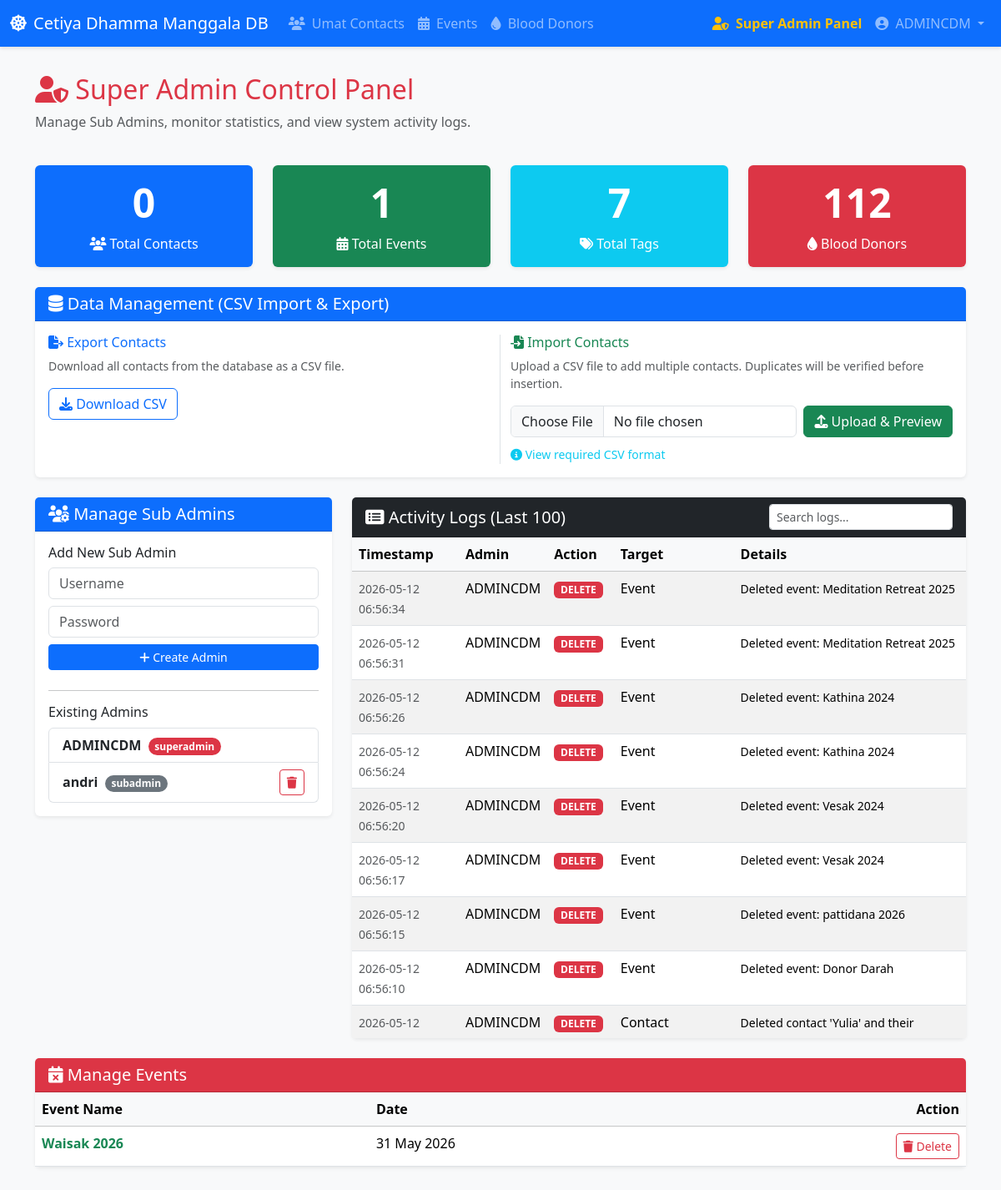
The app's page /superadmin (signed in) with its own data.
### models.py (models this page shows)
class Admin(Base):
    __tablename__ = 'admins'
    id = Column(Integer, primary_key=True, index=True)
    username = Column(String, unique=True, index=True)
    password = Column(String)
    role = Column(String, default="subadmin") # "superadmin" or "subadmin"
    activities = relationship("ActivityLog", back_populates="admin")

class ActivityLog(Base):
    __tablename__ = 'activity_logs'
    id = Column(Integer, primary_key=True, index=True)
    timestamp = Column(DateTime, default=datetime.datetime.utcnow)
    admin_id = Column(Integer, ForeignKey('admins.id'))
    action = Column(String) # e.g. "CREATE", "UPDATE", "DELETE"
    target = Column(String) # e.g. "Contact", "Event", "Admin"
    details = Column(String) # Additional context
    admin = relationship("Admin", back_populates="activities")

class Event(Base):
    __tablename__ = 'events'
    id = Column(Integer, primary_key=True, index=True)
    name = Column(String, index=True)
    date = Column(Date)
    attendances = relationship("EventAttendance", back_populates="event")

### main.py (the view)
@app.get("/superadmin", response_class=HTMLResponse)
def read_superadmin(request: Request, db: Session = Depends(get_db), admin: models.Admin = Depends(require_admin)):
    if admin.role != "superadmin":
        return RedirectResponse(url="/", status_code=303)
    admins = db.query(models.Admin).all()
    logs = db.query(models.ActivityLog).order_by(models.ActivityLog.timestamp.desc()).limit(100).all()
    events = db.query(models.Event).order_by(models.Event.date.desc()).all()
    stats = {
        "total_contacts": db.query(models.Contact).count(),
        "total_events": db.query(models.Event).count(),
        "total_tags": db.query(models.Tag).count(),
        "total_donors": db.query(models.BloodDonor).count()
    }
    return templates.TemplateResponse(request=request, name="superadmin.html", context={"admins": admins, "logs": logs, "stats": stats, "events": events, "admin": admin})

### templates/superadmin.html (shortened to what this page needs)
{% extends "base.html" %}
{% block content %}
<div class="row mb-4">
    <div class="col-md-12">
        <h2 class="text-danger"><i class="fas fa-user-shield"></i> Super Admin Control Panel</h2>
        <p class="text-muted">Manage Sub Admins, monitor statistics, and view system activity logs.</p>
    </div>
</div>
<div class="row mb-4">
    <div class="col-md-3">
        <div class="card shadow-sm bg-primary text-white text-center">
            <div class="card-body">
                <h1 class="display-5 fw-bold">{{ stats.total_contacts }}</h1>
                <p class="mb-0"><i class="fas fa-users"></i> Total Contacts</p>
            </div>
        </div>
    </div>
    <div class="col-md-3">
        <div class="card shadow-sm bg-success text-white text-center">
            <div class="card-body">
                <h1 class="display-5 fw-bold">{{ stats.total_events }}</h1>
                <p class="mb-0"><i class="fas fa-calendar-alt"></i> Total Events</p>
            </div>
        </div>
    </div>
    <div class="col-md-3">
        <div class="card shadow-sm bg-info text-white text-center">
            <div class="card-body">
                <h1 class="display-5 fw-bold">{{ stats.total_tags }}</h1>
                <p class="mb-0"><i class="fas fa-tags"></i> Total Tags</p>
            </div>
        </div>
    </div>
    <div class="col-md-3">
        <div class="card shadow-sm bg-danger text-white text-center">
            <div class="card-body">
                <h1 class="display-5 fw-bold">{{ stats.total_donors }}</h1>
                <p class="mb-0"><i class="fas fa-tint"></i> Blood Donors</p>
            </div>
        </div>
    </div>
</div>
<div class="row mb-4">
    <div class="col-md-12">
        <div class="card shadow-sm border-primary">
            <div class="card-header bg-primary text-white">
                <h5 class="mb-0"><i class="fas fa-database"></i> Data Management (CSV Import & Export)</h5>
            </div>
            <div class="card-body">
                <div class="row">
                    <div class="col-md-6 border-end">
                        <h6 class="text-primary"><i class="fas fa-file-export"></i> Export Contacts</h6>
                        <p class="text-muted small">Download all contacts from the database as a CSV file.</p>
                        <a href="/superadmin/export-contacts" class="btn btn-outline-primary">
                            <i class="fas fa-download"></i> Download CSV
                        </a>
                    </div>
                    <div class="col-md-6">
                        <h6 class="text-success"><i class="fas fa-file-import"></i> Import Contacts</h6>
                        <p class="text-muted small">Upload a CSV file to add multiple contacts. Duplicates will be verified before insertion.</p>
                        <form action="/superadmin/import-csv-preview" method="post" enctype="multipart/form-data" class="d-flex align-items-center">
                            <input type="file" name="csv_file" class="form-control me-2" accept=".csv" required>
                            <button type="submit" class="btn btn-success text-nowrap"><i class="fas fa-upload"></i> Upload & Preview</button>
                        </form>
                        <div class="mt-2">
                            <a class="text-decoration-none small text-info" data-bs-toggle="collapse" href="#csvFormatInfo" role="button" aria-expanded="false">
                                <i class="fas fa-info-circle"></i> View required CSV format
                            </a>
                        </div>
                    </div>
                </div>
            </div>
        </div>
    </div>
</div>
<div class="row">
    <div class="col-md-4">
        <div class="card shadow-sm mb-4 border-primary">
            <div class="card-header bg-primary text-white">
                <h5 class="mb-0"><i class="fas fa-users-cog"></i> Manage Sub Admins</h5>
            </div>
            <div class="card-body">
                <form action="/superadmin/add-admin" method="post" class="mb-4">
                    <h6>Add New Sub Admin</h6>
                    <div class="mb-2">
                        <input type="text" name="username" class="form-control" placeholder="Username" required>
                    </div>
                    <div class="mb-2">
                        <input type="text" name="password" class="form-control" placeholder="Password" required>
                    </div>
                    <button type="submit" class="btn btn-sm btn-primary w-100"><i class="fas fa-plus"></i> Create Admin</button>
                </form>
                <hr>
                <h6>Existing Admins</h6>
                <ul class="list-group">
                    {% for a in admins %}
                    <li class="list-group-item d-flex justify-content-between align-items-center">
                        <div>
                            <strong>{{ a.username }}</strong>
                            <span class="badge {% if a.role == 'superadmin' %}bg-danger{% else %}bg-secondary{% endif %} rounded-pill ms-1">{{ a.role }}</span>
                        </div>
                        {% if a.id != admin.id and a.role != 'superadmin' %}
                        <form action="/superadmin/delete-admin/{{ a.id }}" method="post" style="display:inline;">
                            <button type="submit" class="btn btn-sm btn-outline-danger" onclick="return confirm('Are you sure you want to delete this sub admin?')"><i class="fas fa-trash"></i></button>
                        </form>
                        {% endif %}
                    </li>
                    {% endfor %}
                </ul>
            </div>
        </div>
    </div>
    <div class="col-md-8">
        <div class="card shadow-sm">
            <div class="card-header bg-dark text-white d-flex justify-content-between align-items-center">
                <h5 class="mb-0"><i class="fas fa-list-alt"></i> Activity Logs (Last 100)</h5>
                <div>
                    <input type="text" id="logSearchInput" class="form-control form-control-sm" placeholder="Search logs...">
                </div>
            </div>
            <div class="card-body p-0">
                <div class="table-responsive" style="max-height: 600px; overflow-y: auto;">
                    <table class="table table-striped table-hover mb-0" id="logsTable">
                        <thead class="table-light sticky-top">
                            <tr>
                                <th>Timestamp</th>
                                <th>Admin</th>
                                <th>Action</th>
                                <th>Target</th>
                                <th>Details</th>
                            </tr>
                        </thead>
                        <tbody>
                            {% for log in logs %}
                            <tr>
                                <td><small class="text-muted">{{ log.timestamp.strftime('%Y-%m-%d %H:%M:%S') }}</small></td>
                                <td>{{ log.admin.username if log.admin else 'Unknown' }}</td>
                                <td>
                                    <span class="badge {% if log.action == 'CREATE' %}bg-success{% elif log.action == 'UPDATE' %}bg-warning{% elif log.action == 'DELETE' %}bg-danger{% else %}bg-secondary{% endif %}">
                                        {{ log.action }}
                                    </span>
                                </td>
                                <td>{{ log.target }}</td>
                                <td><small>{{ log.details }}</small></td>
                            </tr>
                            {% else %}
                            <tr>
                                <td colspan="5" class="text-center">No activity logs found.</td>
                            </tr>
                            {% endfor %}
                        </tbody>
                    </table>
                </div>
            </div>
        </div>
    </div>
</div>
<div class="row mt-4">
    <div class="col-md-12">
        <div class="card shadow-sm mb-4 border-danger">
            <div class="card-header bg-danger text-white">
                <h5 class="mb-0"><i class="fas fa-calendar-times"></i> Manage Events</h5>
            </div>
            <div class="card-body p-0">
                <div class="table-responsive" style="max-height: 400px; overflow-y: auto;">
                    <table class="table table-hover mb-0">
                        <thead class="table-light sticky-top">
                            <tr>
                                <th>Event Name</th>
                                <th>Date</th>
                                <th class="text-end">Action</th>
                            </tr>
                        </thead>
                        <tbody>
                            {% for e in events %}
                            <tr>
                                <td><a href="/events/{{ e.id }}" class="text-decoration-none fw-bold text-success">{{ e.name }}</a></td>
                                <td>{{ e.date.strftime('%d %b %Y') if e.date else '' }}</td>
                                <td class="text-end">
                                    <form action="/events/{{ e.id }}/delete" method="post" style="display:inline;">
                                        <button type="submit" class="btn btn-sm btn-outline-danger" onclick="return confirm('Are you sure you want to delete the event \'{{ e.name }}\'? This will also delete all attendance records for this event.')">
                                            <i class="fas fa-trash"></i> Delete
                                        </button>
                                    </form>
                                </td>
                            </tr>
                            {% else %}
                            <tr>
                                <td colspan="3" class="text-center text-muted py-3">No events found.</td>
                            </tr>
                            {% endfor %}
                        </tbody>
                    </table>
                </div>
            </div>
        </div>
    </div>
</div>
{% endblock %}

### templates/base.html (shortened to what this page needs)
<!DOCTYPE html>
<html lang="en">
<head>
    <link href="https://cdn.jsdelivr.net/npm/bootstrap@5.3.2/dist/css/bootstrap.min.css" rel="stylesheet">
    <link rel="stylesheet" href="https://cdnjs.cloudflare.com/ajax/libs/font-awesome/6.4.2/css/all.min.css">
    <link href="https://cdn.jsdelivr.net/npm/select2@4.1.0-rc.0/dist/css/select2.min.css" rel="stylesheet" />
</head>
<body>
    <nav class="navbar navbar-expand-lg navbar-dark bg-primary">
        <div class="container-fluid">
            <a class="navbar-brand" href="/">
                <i class="fas fa-dharmachakra me-2"></i>Cetiya Dhamma Manggala DB
            </a>
            <div class="collapse navbar-collapse" id="navbarNav">
                <ul class="navbar-nav me-auto mb-2 mb-lg-0">
                    <li class="nav-item">
                        <a class="nav-link" href="/"><i class="fas fa-users me-1"></i> Umat Contacts</a>
                    </li>
                    <li class="nav-item">
                        <a class="nav-link" href="/events"><i class="fas fa-calendar-alt me-1"></i> Events</a>
                    </li>
                    <li class="nav-item">
                        <a class="nav-link" href="/blood-donors"><i class="fas fa-tint me-1"></i> Blood Donors</a>
                    </li>
                </ul>
                {% if admin %}
                <ul class="navbar-nav">
                    {% if admin.role == 'superadmin' %}
                    <li class="nav-item">
                        <a class="nav-link text-warning fw-bold" href="/superadmin"><i class="fas fa-user-shield me-1"></i> Super Admin Panel</a>
                    </li>
                    {% endif %}
                    <li class="nav-item dropdown">
                        <a class="nav-link dropdown-toggle" href="#" id="navbarDropdown" role="button" data-bs-toggle="dropdown" aria-expanded="false">
                            <i class="fas fa-user-circle me-1"></i> {{ admin.username }}
                        </a>
                    </li>
                </ul>
                {% endif %}
            </div>
        </div>
    </nav>
    <div class="container">
        {% block content %}{% endblock %}
    </div>
</body>
</html>

### templates/base.html (style rules this page uses)
body { background-color: #f8f9fa; }
.navbar { box-shadow: 0 2px 4px rgba(0, 0, 0, .1); }
.container { margin-top: 2rem; margin-bottom: 2rem; }
.card { box-shadow: 0 4px 6px rgba(0, 0, 0, .05); border: none; }

### records on screen
Admin: username "ADMINCDM", role "superadmin"
Admin: username "andri", role "subadmin"
ActivityLog: timestamp "2026-05-12 06:56:34", admin "ADMINCDM", action "DELETE", target "Event", details "Deleted event: Meditation Retreat 2025"
ActivityLog: timestamp "2026-05-12 06:56:31", admin "ADMINCDM", action "DELETE", target "Event", details "Deleted event: Meditation Retreat 2025"
ActivityLog: timestamp "2026-05-12 06:56:26", admin "ADMINCDM", action "DELETE", target "Event", details "Deleted event: Kathina 2024"
ActivityLog: timestamp "2026-05-12 06:56:24", admin "ADMINCDM", action "DELETE", target "Event", details "Deleted event: Kathina 2024"
ActivityLog: timestamp "2026-05-12 06:56:20", admin "ADMINCDM", action "DELETE", target "Event", details "Deleted event: Vesak 2024"
ActivityLog: timestamp "2026-05-12 06:56:17", admin "ADMINCDM", action "DELETE", target "Event", details "Deleted event: Vesak 2024"
ActivityLog: timestamp "2026-05-12 06:56:15", admin "ADMINCDM", action "DELETE", target "Event", details "Deleted event: pattidana 2026"
ActivityLog: timestamp "2026-05-12 06:56:10", admin "ADMINCDM", action "DELETE", target "Event", details "Deleted event: Donor Darah"
ActivityLog: timestamp "2026-05-12…", admin "ADMINCDM", action "DELETE", target "Contact", details "Deleted contact 'Yulia' and their…"
Event: name "Waisak 2026", date "31 May 2026"

### other values on screen
{{ stats.total_contacts }} "0"
{{ stats.total_events }} "1"
{{ stats.total_tags }} "7"
{{ stats.total_donors }} "112"
